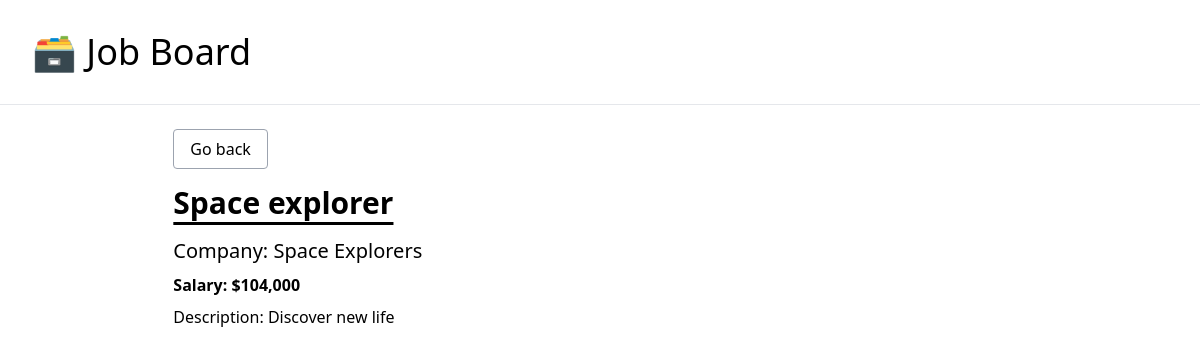
The page /job/4/ on the database its author committed.
### job_board/models.py (models this page shows, shortened)
class JobPosting(models.Model):
    title = models.CharField(max_length=100)
    description = models.TextField()
    company = models.CharField(max_length=100)
    salary = models.IntegerField()
    is_active = models.BooleanField(default = False)

### job_board/views.py (the view)
# urls.py: path('job/<int:pk>/', views.job_detail, name='job-detail'),
def job_detail(request, pk):
    posting = get_object_or_404(JobPosting, pk=pk, is_active=True)
    context = {
        "posting": posting
    }
    return render(request, 'job_board/detail.html', context)

### job_board/templates/job_board/detail.html
{% extends 'job_board/_base.html' %}
{% load humanize %}
{% block content %}
<div class="w-10/12 mx-auto">
    <p class="pb-6"><a href="{% url 'home' %}" class="border border-gray-400 rounded px-4 py-2 hover:bg-gray-200">Go back</a></p>
    <h1 class="text-3xl font-semibold pb-4 underline underline-offset-8">{{posting.title}}</h1>
    <p class="pb-2 text-xl">Company: {{posting.company}}</p>
    <p class="pb-2 font-semibold">Salary: ${{posting.salary|intcomma}}</p>
    <p>Description: {{posting.description}}</p>
</div>
{% endblock content %}

### rows shown on the page
JobPosting: title "Space explorer", company "Space Explorers", salary "104,000", description "Discover new life"
